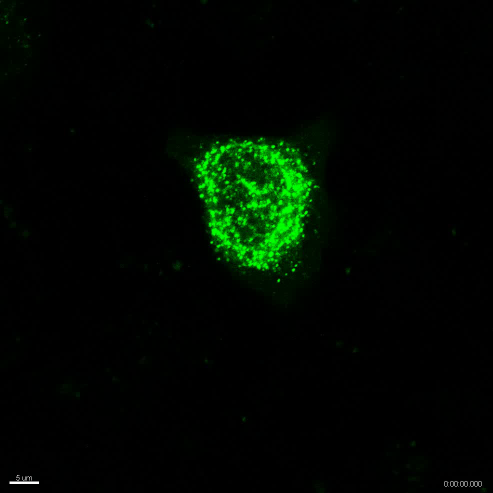
#> input picture frame 0 of Project/Videos/0.5ugDNA_drug10uM_5min45min_1.avi, 986 x 986 px (shown at 1/2 size)
$ jupyter execute --allow-errors 'Finalised code.ipynb'
#> lines starting #> are read from the running program, lines starting #| are printed output that depends on the picture
# Plotting Best Fit Lines for GFP export

To evaluate if Kinesore is able to generate sufficient effect on the cells to control the export rate of GFP-TNF out of the cell, we assume that at maximum relative fluorescence in our plot would be the point in time at which accummulation in the golgi is maximum. This means that from that image onwards, there is only export of GFP-TNF out of the cell.

It is also assumed that the concentration of GFP-TNF is positively related to the level of fluorescence that is observed, and any decrease in fluorescence level is due to GFP export and not due to degradation.

We will use a simple linear relation to evaluate if the rate of decrease of fluorescence is related to the concentration of drug that is added to the media of the plates.

## The Math
To do linear regression, we used `scipy.stats.linregress` to find the gradient and intercept of the best fit line, as well as the $r^2$ values for our best fit line.

However, to better our understanding of how linear regression can be done, we have also created our own linear regression function using the gradient descent algorithm.

The idea behind gradient descent algorithm is to minimise the value of the function that is the input by taking steps in the opposite direction of the gradient. The minima of the function would be found when the gradient of the function, $f'(x)$ is 0. If the gradient is increasing in the positive x direction, then we want to take a step in the opposite x direction where the gradient is decreasing, and vice versa.

Mathematically, this is represented as:
$$
p_{n+1} = p_{n} - \mu\nabla p(n)
$$
where p refers to the function to be minimised, and $\mu$ is the step size, or learning rate as others may call it.

$\nabla p(n)$ is the gradient vector of function $p(n)$, where its direction points towards the direction of maximum increase.

As we approach the minima of the function, the gradient becomes increasingly small, leading to the overall step per iteration of the algorithm becoming smaller as well.

This can be illustrated in a graph visually, which we have taken from an external source. The red lines show how the gradient descent algorithm attempts to move towards the minima of the input function, in this case, a quadratic equation, with different step sizes. In general, a larger step size may be able to reach the minima faster, but it may also overshoot the minima as can be see n in the rightmost graph in the image.

For further reading, see [Gradient Descent Algorithm explained](https://towardsdatascience.com/gradient-descent-algorithm-a-deep-dive-cf04e8115f21).

## Mean Square Errors, MSE
The function that we will use to evaluate whether the line is a good fit for the graph would be the mean squared errors function. We will refer to this function as the cost function for gradient descent algorithm.

$$
\mathrm{Mean Squared Errors, J} = \dfrac{1}{n} \sum^n_{n=0} (\bar{y} - y_i)^2 \tag{1}
$$

where $n$ is total number of data points, $\bar{y}$ is the predicted y values, and $y_i$ is the original y values.

$\bar{y} - y_i$ is the residual, or the error, between the predicted y values and the actual data input.

For linear regression, $\bar{y}$ would be represented by $\bar{y} = mx_i + c$ where $m$ is the gradient and $c$ is the intercept.

To obtain the best fit line, we would want the predicted best fit line to have the smallest possible mean squared error. In other words, we want to minimise equation (1). This is where gradient descent algorithm would come in to help minimise the function. In order to use the algorithm, however, the partial derivatives with respect to the constant and the gradient of the graph needs to be found. Simply put, we need to know how does the MSE function change as the gradient and constant are varied individually.

The partial derivatives for the cost function can be found below:

$$
\frac{\partial J}{\partial c} = \frac{2}{n} \sum^n_{n=0}(c + mx_i - y_i) \tag{2}
$$
$$
\frac{\partial J}{\partial m} = \frac{2}{n} \sum^n_{n=0}(c + mx_i - y_i)(x_i) \tag{3}
$$

These are found in `djdc` and `djdm`, and the gradient descent algorithm is written in `get_lineEqn`.

## Explaining the code of gradient descent
`diff1` and `diff2` are the gradients multiplied by the step size, $\mu$, and compared against a tolerance value. If both `diff1` and `diff2` are less than the tolerance value of $1e^{-4}$, then the function is stopped and the values of the gradient and intercept are returned.

`max_iter` controls the maximum number of times that the function will loop and calculate the next step of the gradient and intercept. This is set to prevent the function from running into an issue where the tolerance value may be set too low and the function overshoots the minimum point.

Initialisation values for our linear regression function are $m$ = -1 and $c = 1$. $m$ is set to be negative as the export of GFP out of the cell would lead to a decrease in the fluorescence values, and therefore a downward trend on the graph. Hence, a negative gradient should be expected. $c$ is set to be 1 as the maximum relative fluorescence is 1, which at t = 0 should be maximum, and therefore the intercept of the graph should be at 1.

## Evaluating the fit of the lines
To evaluate how well these lines fit to the data points, the $r^2$ value is calculated. This is done using `r2calc` function. The $r^2$ function can be found below:

$$
r^2 = 1 - \frac{\mathrm{Sum of squares of residuals}}{\mathrm{Total sum of squares}}
$$

## Comparison against scipy's linregress
In general, we observe that scipy's function is able to provide better fits for the linear equations, as the $r^2$ values given by `linregress` is consistently higher than that of our own `get_lineEqn` function.

[cell 1]
import os, glob, shutil, cv2
import numpy as np
import matplotlib.pyplot as plt
from skimage.color import rgb2gray
from scipy.stats import linregress
from skimage.filters import threshold_otsu, threshold_yen, try_all_threshold, threshold_minimum, threshold_isodata
import skimage.measure as measure

# Extracting frames from video using cv2 package

[cell 2]
#find videos
print(f'Current directory: {os.getcwd()}')

path_to_videos = glob.glob(os.path.join('Videos','*.avi'))
print(path_to_videos, '-'*10, sep = '\n')
#create required directories
def makefolders(path):
    folder = os.path.split(path) #create folders for extracting all images
    folder = os.path.splitext(folder[-1])
    folder_create = os.path.join('Videos',folder[0])
    if os.path.exists(folder_create) == False:
        os.mkdir(folder_create)
    else:
        pass
    return folder_create

#navigate into folder for the image and save images
def saveimages(path, dir_name):
#> called with path = 'Videos/0.5ugDNA_drug10uM_5min45min_1.avi', dir_name = 'Videos/0.5ugDNA_drug10uM_5min45min_1'
    cam = cv2.VideoCapture(path)
    count, success = 0, True
    video_index = []
    while success:
        success, image = cam.read()
#> image is the input picture: shape (986, 986, 3); mean B, G, R 0.7, 8, 0.7
        if not cam.isOpened():
            print(f"Error: Could not open video file {path}")
        os.chdir(dir_name)
        if success:
            folder = os.path.split(dir_name)
            frame = f'{folder[-1]}_frame_{count:02}.jpg'
            video_index.append(frame)
            if os.path.exists(frame) == False:
                cv2.imwrite(frame, image)
                print(f'{frame} successfully saved')
                count+=1
            else:
                print(f'{frame} already exists, skipping save')
                count+=1
        else:
            print('End of file')
        os.chdir(os.path.join('..','..'))
    cam.release()
    print(f'Current directory: {os.getcwd()} \n Completed {path}\n--------------------')
    return video_index

[cell 3]
video_indexes, folder_indexes = [], []
vf_dict = {}
for path in path_to_videos:
    dir_name = makefolders(path)
    folder_indexes.append(dir_name)
    img_names = saveimages(path, dir_name)
    video_indexes.append(img_names)
    vf_dict[os.path.split(dir_name)[-1]] = img_names

#show structure of the dictionary
for key, item in vf_dict.items():
    print(key, item, '\n')

# Process fluorescence data - First pass

[cell 4]
# Functions for extracting and plotting the raw data
cwd = os.getcwd() #getting current working directory

folders_to_process = ('LipoKDEL1ug_biotin_no drug_live_5min1h',  'LipoKDEL1ug_biotin_drug25uM_live_5min1h',
                      'XtremeStr-li1.5ug_biotin_drug50uM_live_5min1h',
                      '0.5ugDNA_drug10uM_5min45min_1', '0.75ugDNA_drug10uM_5min45min_1', '1ugDNA_drug10uM_5min45min_1')

region_of_interest = {'0.5ugDNA_drug10uM_5min45min_1': [(300,500, 400,600)],
           '0.75ugDNA_drug10uM_5min45min_1': [(300,475, 375,550),(690,780, 400,500), (530,630, 530,630)],
           '1ugDNA_drug10uM_5min45min_1': [(400,550, 180,300),(695,790, 655,725)],
           'LipoKDEL1ug_biotin_drug25uM_live_5min1h': [(625,740, 600,720)],
           'LipoKDEL1ug_biotin_no drug_live_5min1h': [(550,690, 450,600)],
           'XtremeStr-li1.5ug_biotin_drug50uM_live_5min1h': [(285,400, 70,150),(615,675, 650,715), (170,260, 970,1024)]
}

golgi_frame = {'0.5ugDNA_drug10uM_5min45min_1': '0.5ugDNA_drug10uM_5min45min_1_frame_03.jpg',
           '0.75ugDNA_drug10uM_5min45min_1': '0.75ugDNA_drug10uM_5min45min_1_frame_02.jpg',
           '1ugDNA_drug10uM_5min45min_1': '1ugDNA_drug10uM_5min45min_1_frame_03.jpg',
           'LipoKDEL1ug_biotin_drug25uM_live_5min1h': 'LipoKDEL1ug_biotin_drug25uM_live_5min1h_frame_06.jpg',
           'LipoKDEL1ug_biotin_no drug_live_5min1h': 'LipoKDEL1ug_biotin_no drug_live_5min1h_frame_04.jpg',
           'XtremeStr-li1.5ug_biotin_drug50uM_live_5min1h': 'XtremeStr-li1.5ug_biotin_drug50uM_live_5min1h_frame_06.jpg'
              }

#creating a function called extract_fluorescenceData, to loop through the 7 different folders.
def extract_fluorescenceData(folder_path, img_order, resolutions):
    total_fluorescence = [] #empty list to add the max fluoresence later and plot
    subdir_path = os.path.join(cwd,'Videos', folder_path) #create path to directory in the iteration

    if os.path.isdir(subdir_path): #checking if subdirectory path exist
        for img in img_order:
            img_path = os.path.join(subdir_path, img)
            if os.path.exists(img_path): #filter for only .jpg files inside subdir_path
                a=plt.imread(img_path) #need save plt.imread to a variable, if not cannot plot downstream
                img_gray = rgb2gray(a) #converting the img into grayscale
                y1, y2, x1, x2 = resolutions
                cropped_img = img_gray[y1:y2, x1:x2]
                total_fluorescence.append(cropped_img.sum()) #sum up signal inside individual frames and append into total_fluorascence
    else:
        print(f'Subdirectory {video_folders} not found')
    return total_fluorescence #return here so can use in "histogrammer" function. this variable will be 'video1' in histogrammer function

def histogrammer(video1, n, i=0, label = False): #video1 is an array of the max fluorescence values, i simply stands for index
    video1_normalise = video1/max(video1) #normalising to highest sum fluorescent signal in the frames.
    name = os.path.split(n) #split it by \\ into index, where [0] = your directory and [i] in this case is folder names
    x = range(1, len(video1)+1) #plotting frame 1 to n+1

    #plotting segment
    if label == True:
        plt.plot(x, video1_normalise, linestyle = 'dashed', marker = 'o', label = 'Original Data') #marker is the data point, marked as circle.
    else:
        plt.plot(x, video1_normalise, linestyle = 'dashed', marker = 'o', label = f'{name} ROI {i}')
    #Labels & aesthetics
    # plt.xticks(x) #this makes it show every tick in X axis
    plt.xlabel('Frame number', fontsize = 10)
    plt.ylabel('Total fluorescence signal', fontsize = 10)
    plt.grid(alpha = .25)
    plt.tight_layout()

[cell 5]
longest_video = 0
plt.figure(figsize =(20,6))
#> (the rest of this cell did not finish here and is left out)

        if longest_video < len(video1):
            longest_video = len(video1)
        histogrammer(video1, key, i)
plt.title('Graph of all regions of interest', fontsize = 10)
plt.xticks(np.arange(1,longest_video+1))
plt.legend(loc = 'upper right', bbox_to_anchor = (1.5,1))
plt.tight_layout()
plt.savefig(f'Graph of all regions of interest', format = 'jpg')
plt.show()

# Attempting to assess the cropping of the images

[cell 6]
#goal: identify green regions and calculate area to intensity ratio for lipoKDEL1ug_biotin_drug25uM
video = {'LipoKDEL1ug_biotin_drug25uM_live_5min1h': (625,740, 600,720)}

img_path = 'LipoKDEL1ug_biotin_drug25uM_live_5min1h_frame_03.jpg'
#> (the rest of this cell did not finish here and is left out)

#> (a cell that did not finish here is left out)

#> (a cell that did not finish here is left out)

[cell 9]
def ratio_Data(folder_path, img_order, resolutions): #attempting to find fluorescence/area ratio
    total_fluorescence, areas = [], []
    subdir_path = os.path.join(cwd,'Videos', folder_path) #create path to directory in the iteration

    if os.path.isdir(subdir_path): #checking if subdirectory path exist
        for img in img_order:
            img_path = os.path.join(subdir_path, img)
            if os.path.exists(img_path):
            # if img.lower().endswith('.jpg'): #filter for only .jpg files inside subdir_path
                a=plt.imread(img_path) #need save plt.imread to a variable, if not cannot plot downstream
                img_gray = rgb2gray(a) #converting the img into grayscale
                y1, y2, x1, x2 = resolutions
                cropped_img = img_gray[y1:y2, x1:x2]

                try:
                    threshold = threshold_minimum(cropped_img)
                    binarised_img = cropped_img < threshold
                    img_labelled = measure.label(binarised_img.astype('uint8'))
                    region_info = measure.regionprops(img_labelled)

                    total_fluorescence.append(cropped_img.sum()) #sum up signal inside individual frames and append into total_fluorascence
                    areas.append((y2-y1)*(x2-x1) - region_info[0].area)
                except RuntimeError:
                    print(f'Error with {img} image')
                    pass
    else:
        print(f'Subdirectory {video_folders} not found')
    ratio = np.array(total_fluorescence)/np.array(areas)
    return ratio

def overlay_threshold(folder_path, img_order, resolutions, return_base = True):
    total_fluorescence, areas = [], []
    subdir_path = os.path.join(cwd,'Videos', folder_path) #create path to directory in the iteration
    y1, y2, x1, x2 = resolutions
    overlay = np.zeros((y2-y1,x2-x1))

    if os.path.isdir(subdir_path): #checking if subdirectory path exist
        for img in img_order:
            img_path = os.path.join(subdir_path, img)
            if os.path.exists(img_path):
                a=plt.imread(img_path) #need save plt.imread to a variable, if not cannot plot downstream
                img_gray = rgb2gray(a) #converting the img into grayscale
                cropped_img = img_gray[y1:y2, x1:x2]
                cropped_img = noise_remove(cropped_img)
                overlay+=cropped_img

    else:
        print(f'Subdirectory {video_folders} not found')
    if return_base == True:
        return extract_Data(folder_path, img_order, resolutions, overlay), overlay
    else:
        return overlay

def extract_Data(folder_path, img_order, resolutions, overlay, use_threshold = False, reference = None):
    total_fluorescence = [] #empty list to add the max fluoresence later and plot
    subdir_path = os.path.join(cwd,'Videos', folder_path) #create path to directory in the iteration
    if use_threshold == True and reference != None:
        threshold = extract_threshold(folder_path, resolutions, reference)

    if os.path.isdir(subdir_path): #checking if subdirectory path exist
        for img in img_order:
            img_path = os.path.join(subdir_path, img)
            if os.path.exists(img_path): #filter for only .jpg files inside subdir_path
                a=plt.imread(img_path) #need save plt.imread to a variable, if not cannot plot downstream
                img_gray = rgb2gray(a) #converting the img into grayscale
                y1, y2, x1, x2 = resolutions
                cropped_img = img_gray[y1:y2, x1:x2]
                cropped_img = noise_remove(cropped_img)
                if use_threshold == True:
                    cropped_img[cropped_img < threshold] = 0
                cropped_img *= overlay
                total_fluorescence.append(cropped_img.sum()) #sum up signal inside individual frames and append into total_fluorascence
    else:
        print(f'Subdirectory {video_folders} not found')
    return total_fluorescence

def extract_thresholdData(folder_path, img_order, resolutions, reference):
    total_fluorescence = [] #empty list to add the max fluoresence later and plot
    subdir_path = os.path.join(cwd,'Videos', folder_path) #create path to directory in the iteration
    threshold = extract_threshold(folder_path, resolutions, reference)
    y1, y2, x1, x2 = resolutions

    if os.path.isdir(subdir_path): #checking if subdirectory path exist
        for img in img_order:
            img_path = os.path.join(subdir_path, img)
            if os.path.exists(img_path): #filter for only .jpg files inside subdir_path
                a=plt.imread(img_path) #need save plt.imread to a variable, if not cannot plot downstream
                img_gray = rgb2gray(a) #converting the img into grayscale
                cropped_img = img_gray[y1:y2, x1:x2]
                cropped_img[cropped_img<threshold] = 0
                total_fluorescence.append(cropped_img.sum()) #sum up signal inside individual frames and append into total_fluorascence
    else:
        print(f'Subdirectory {video_folders} not found')
    return total_fluorescence

def extract_threshold(folder_path, resolutions, reference):
    ref_path = os.path.join(cwd, 'Videos', folder_path, reference)
    img_ref = plt.imread(ref_path)

    #reference threshold
    img_ref = rgb2gray(img_ref)
    y1, y2, x1, x2 = resolutions
    img_ref_cropped = img_ref[y1:y2, x1:x2]
    threshold = threshold_isodata(img_ref_cropped)
    return threshold

def power_overlay(overlay):
    overlay = overlay**4
    return overlay

def norm_overlay(overlay):
    overlay = overlay/np.max(overlay)
    return overlay

# [4 lines left out: function get_label, not called in this run]

def noise_remove(img):
    mask = img < 0.15
    img[mask] = 0
    return img

#> (a cell that did not finish here is left out)


        #first overlay without any configuration to heat map
        img_overlay, overlay = overlay_threshold(key, vf_dict[key], region_of_interest[key][i])
#> in extract_Data, `total_fluorescence = []`: total_fluorescence = []
#> `img_overlay, overlay = overlay_threshold(key, vf_dict[key], region_of_..`:
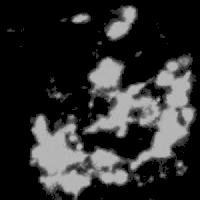
#> overlay: shape (200, 200) float64; min 0, max 0.751, mean 0.184
        img_overlay = img_overlay/max(img_overlay)

        #increasing the heat map by power of 4, not 2. squared is just an old name and im lazy
        overlay1 = power_overlay(overlay)
#> in power_overlay, `overlay = overlay**4`:
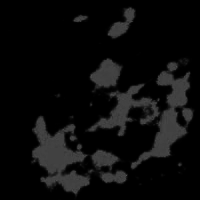
#> overlay: shape (200, 200) float64; min 0, max 0.318, mean 0.0465
        img_squared = extract_Data(key, vf_dict[key], region_of_interest[key][i], overlay1)
        img_squared = img_squared/max(img_squared)

        #this is normalising the heat map, but it does the same as the first function
        overlay2 = norm_overlay(overlay)
#> in norm_overlay, `overlay = overlay/np.max(overlay)`:
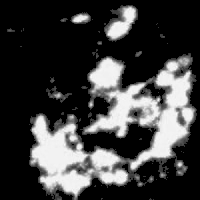
#> overlay: shape (200, 200) float64; min 0, max 1, mean 0.244
        img_norm = extract_Data(key, vf_dict[key], region_of_interest[key][i], overlay2)
        img_norm = img_norm/max(img_norm)

        #fluorescence of ratio
        ratio_f = ratio_Data(key, vf_dict[key], region_of_interest[key][i])
        ratio_f = ratio_f/max(ratio_f)

        img_mask = extract_thresholdData(key, vf_dict[key], region_of_interest[key][i], golgi_frame[key])
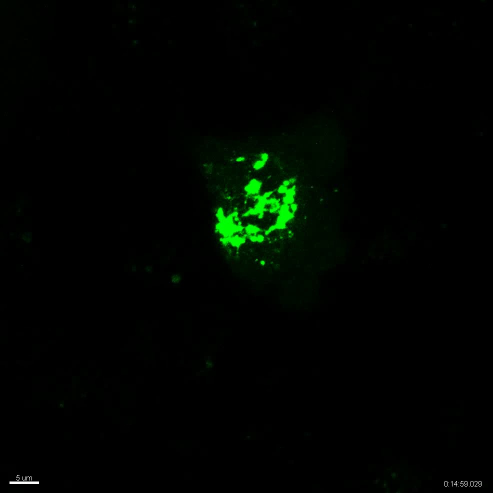
#> input picture Project/Videos/0.5ugDNA_drug10uM_5min45min_1/0.5ugDNA_drug10uM_5min45min_1_frame_03.jpg, 986 x 986 px (shown at 1/2 size)
#> in extract_threshold, img_ref is the input picture: shape (986, 986, 3); mean R, G, B 0.4, 4.3, 0.4
#> in extract_threshold, `img_ref_cropped = img_ref[y1:y2, x1:x2]`:
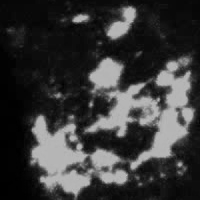
#> img_ref_cropped: shape (200, 200) float64; min 0, max 0.751, mean 0.223
#> in extract_threshold, `threshold = threshold_isodata(img_ref_cropped)`: threshold = 0.359
        img_mask = img_mask/max(img_mask)

        threshold_weighted = extract_Data(key, vf_dict[key], region_of_interest[key][i], overlay1,
                                          use_threshold = True, reference = golgi_frame[key])
        threshold_weighted = threshold_weighted/max(threshold_weighted)

        frames = np.arange(1,len(img_overlay)+1)
        plt.figure(figsize = (8,4))
        plt.plot(frames, img_overlay, label = "Linear", linestyle = 'solid', marker = '*')
        plt.plot(frames, img_squared, label = "Powered", linestyle = 'solid', marker = 'v')
        plt.plot(frames, ratio_f, label = 'Fluorescence/Area', linestyle = 'solid', marker = 's')
        plt.plot(frames, img_mask, label = 'Threshold', linestyle = 'solid', marker = 'p')
        plt.plot(frames, threshold_weighted, label = "Threshold and Power weight", linestyle = 'solid', marker = 'P')
        histogrammer(video1, key, i, label = True) #reusing previous code
#> `plt.savefig(f'{key} Region of Interest {i}', format = "jpg")`:
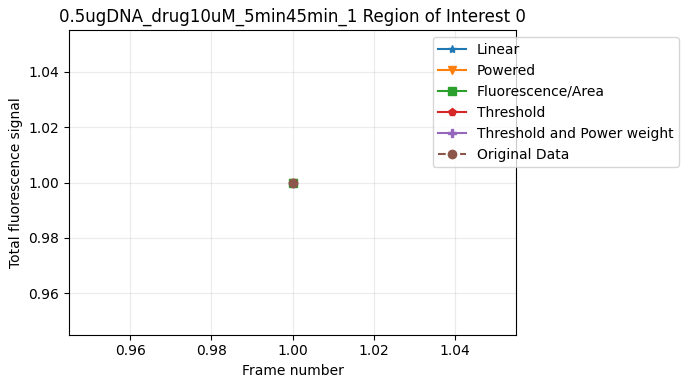
#> figure drawn by matplotlib, 1 panel
#> (the rest of the program and of its run is left out)
